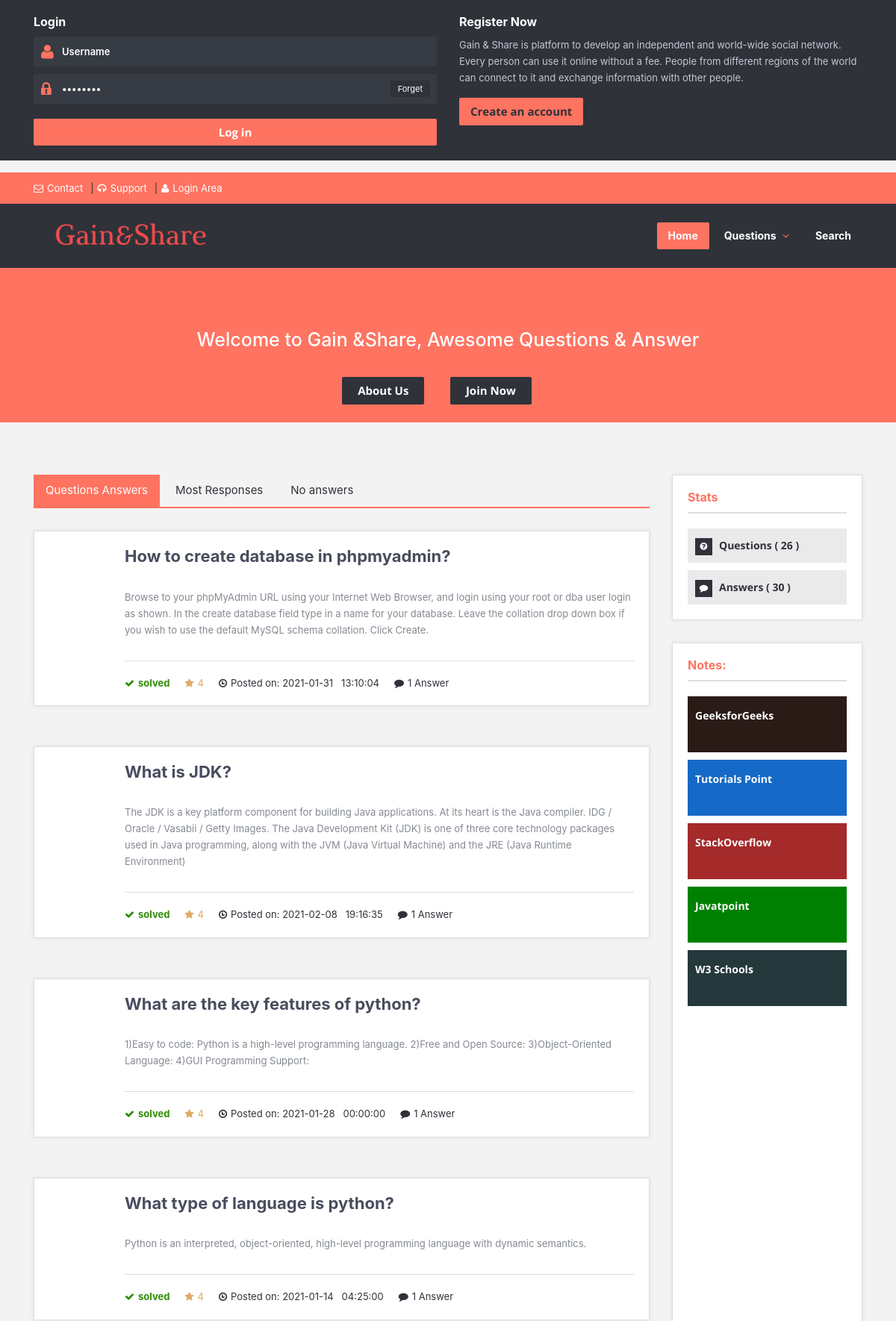
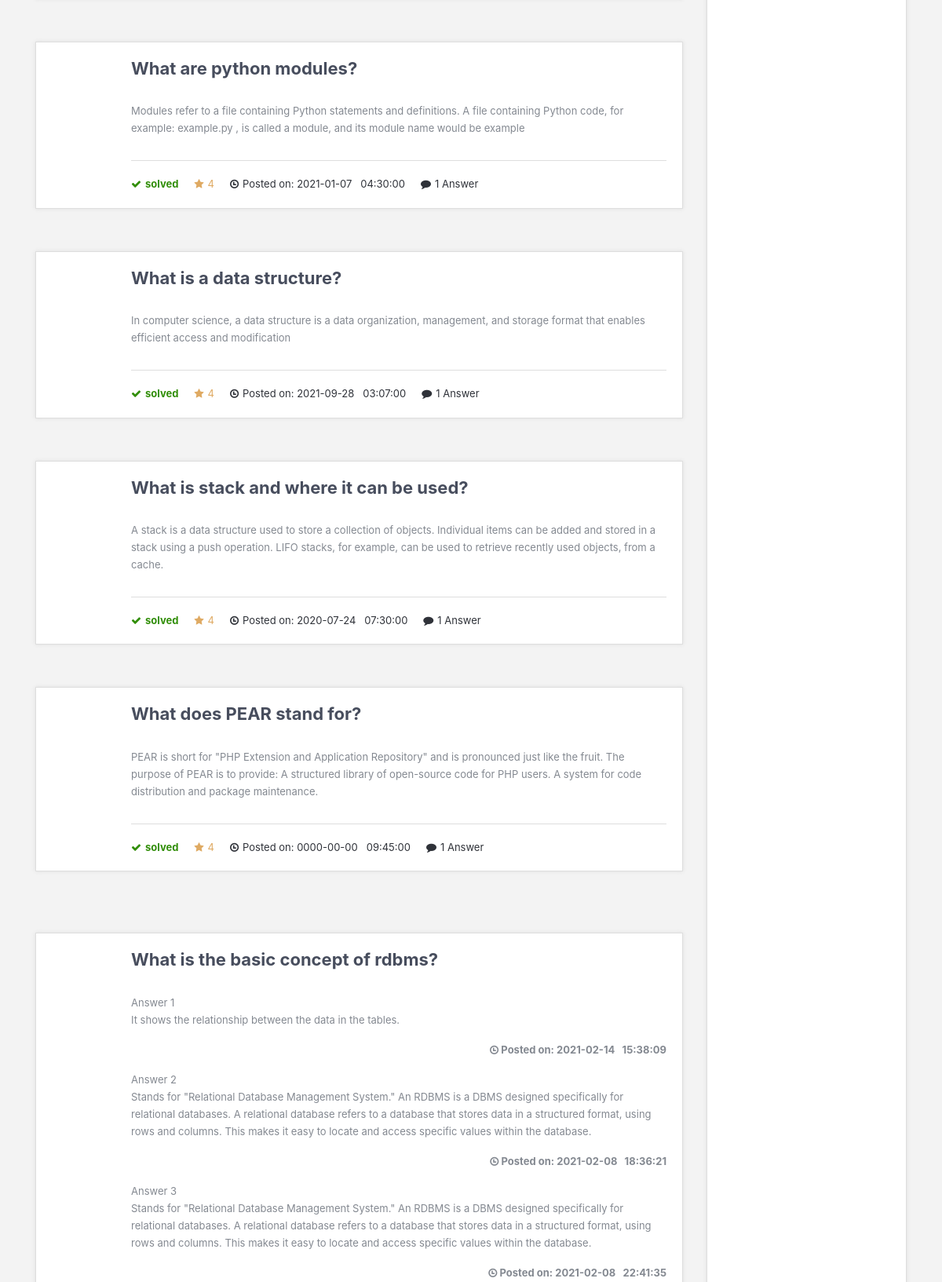
/Gain&Share/home.php (upper part), run on the app's committed database (2 pictures, top to bottom).
### tables this page shows
CREATE TABLE `ans` (
  `aid` int(11) NOT NULL,
  `qid` int(11) NOT NULL,
  `uid` int(11) DEFAULT NULL,
  `adate` date NOT NULL,
  `atime` time NOT NULL,
  `ansq` longtext NOT NULL
);

CREATE TABLE `ques` (
  `qid` int(11) NOT NULL,
  `qname` varchar(50) NOT NULL,
  `category` varchar(50) NOT NULL,
  `qdate` date NOT NULL,
  `qtime` time NOT NULL,
  `qstatus` int(11) NOT NULL DEFAULT '0',
  `qimg` varchar(500) DEFAULT NULL
);

### Gain&Share/home.php (the view, shortened to what this page needs)
<!DOCTYPE html>
<html lang="en">
<head>
	<link rel="stylesheet" href="style.css">
	<link rel="stylesheet" href="css/skins/skins.css">
	<link rel="stylesheet" href="css/responsive.css">
</head>
<body>
<?php include 'header1.php';
?>
	<div class="section-warp ask-me">
		<div class="container clearfix">
			<div class="box_icon box_warp box_no_border box_no_background" box_border="transparent" box_background="transparent" box_color="#FFF">
				<div class="row">
					<div class="col-md-12">
						<marquee><h2>Welcome to Gain &Share, Awesome Questions & Answer </h2></marquee>
						<a class="color button dark_button medium" href="contactus.php" >About Us</a>
						<a class="color button dark_button medium" href="#" >Join Now</a>
						<br>
					</div>
				</div>
			</div>
		</div>
	</div>
	<section class="container main-content">
		<div class="row">
			<div class="col-md-9">
				<div class="tabs-warp question-tab">
		            <ul class="tabs">
		                <li class="tab"><a href="#" class="current">Questions Answers</a></li>
		                <li class="tab"><a href="#">Most Responses</a></li>
		                <li class="tab"><a href="#">No answers</a></li>
		            </ul>
		            <div class="tab-inner-warp">
		            	<?php
				            include 'dbcon.php';
				            $sqlQuery = "SELECT ques.qname,ques.qid, ans.adate,ans.atime,ans.ansq,ques.qstatus FROM ques INNER JOIN ans ON ques.qid=ans.qid WHERE qstatus = 1 AND ques.qid LIMIT 8";
				            $rs = mysqli_query($con,$sqlQuery);
				            while ($result=mysqli_fetch_array($rs))
				            {
				        ?>
						<div class="tab-inner">
							<article class="question question-type-normal">
								<h2>
									<a >
										<?php
				                               echo $result['qname'];
				                        ?>
									</a>
								</h2>
								<div class="question-inner">
									<p class="question-desc">
										<?php
				                                echo $result['ansq'];
				                        ?>
									</p>
									<div class="question-details">
										<span class="question-answered question-answered-done"><i class="icon-ok"></i>solved</span>
										<span class="question-favorite"><i class="icon-star"></i>4</span>
									</div>
									<span class="question-date"><i class="icon-time"></i>Posted on:
                                        <?php
				                                echo $result['adate'];
				                                ?>
				                                <?php
				                                echo $result['atime'];
				                        ?>
									</span>
									<span class="question-comment"><a href="#"><i class="icon-comment"></i>1 Answer</a></span>
									<div class="clearfix"></div>
								</div>
							</article>
							<br/>
		                </div>
		                <?php
						    }
						?>
						<br />
		            </div>
		             <div class="tab-inner-warp">
		            	<?php
				            include 'dbcon.php';
				            $sqlQuery = "SELECT ques.qid,ques.qname,ques.qtime,ques.qdate,ques.qstatus FROM ques INNER JOIN ans ON ques.qid=ans.qid WHERE ques.qstatus > 1 GROUP BY ans.qid";
				            $rs = mysqli_query($con,$sqlQuery);
				            while ($result=mysqli_fetch_array($rs))
				            {
				        ?>
						<div class="tab-inner">
							<article class="question question-type-normal">
								<h2>
									<a >
										<?php
				                               $id=(int)$result['qid'];
				                               echo $result['qname'];
				                        ?>
									</a>
								</h2>
								<div class="question-inner">
									<div class="question-desc">
										<?php
										    $sqlQuery1 = "SELECT ans.ansq,ans.adate,ans.atime FROM ans WHERE ans.qid='".$id."' ORDER BY adate DESC";
										    $rs1 = mysqli_query($con,$sqlQuery1);
										    $no=1;
										    while ($result1=mysqli_fetch_array($rs1))
				                            {
				                        ?>
				                            	<p>
				                            	<?php
				                            	echo "Answer  ";
				                            	echo $no;
				                            	?><br>
				                            	<?php
				                                echo $result1['ansq'];
				                                ?>
				                                </p><b>
				                                <p align="right"><i class="icon-time"></i> Posted on:
				                                <?php
				                                echo $result1['adate'];
                                                ?>
				                                <?php
				                                echo $result1['atime'];
				                                ?></b></p>
				                                <?php
				                                $no++;
				                            }
				                        ?>
                                    </div>
								</div>
							</article>
							<br/>
		                </div>
		                <?php
						    }
						?>
		            </div>
		        </div>
			</div>
			<?php include 'sidepanel.php'; ?>
		<br><br>
	<?php include 'footer.php'; ?>
</body>
</html>

### Gain&Share/css/skins/skins.css (style rules this page uses)
.more:hover,.button.color,.button.black:hover,.go-up,.widget_portfolio .portfolio-widget-item:hover .portfolio_img:before,.popular_posts .popular_img:hover a:before,.widget_flickr a:hover:before,.widget_highest_points .author-img a:hover:before,.question-author-img:hover span,.pagination a:hover,.pagination span:hover,.pagination span.current,.about-author .author-image a:hover:before,.question-comments a,.flex-direction-nav li a:hover,.button.dark_button.color:hover,.table-style-2 thead th,.progressbar-percent,.carousel-arrow a:hover,.box_icon:hover .icon_circle,.box_icon:hover .icon_soft_r,.box_icon:hover .icon_square,.bg_default,.box_warp_colored,.box_warp_hover:hover,.post .boxedtitle i,.single-question-title i,.question-type,.post-type,.social_icon a,.page-content .boxedtitle,.main-content .boxedtitle,.flex-caption h2,.flex-control-nav li a.flex-active,.bxslider-overlay:before,.navigation ul li ul li:hover > a,.navigation ul li ul li.current_page_item > a,#header-top,.navigation > ul > li:hover > a,.navigation > ul > li.current_page_item > a,.ask-me,.breadcrumbs,#footer-bottom .social_icons ul li a:hover,.widget_tag_cloud a:hover,input[type="checkbox"],.login-password a:hover,.tab a.current,.question-type-main,.question-report:hover,.load-questions,.del-poll-li:hover,.styled-select::before,.fileinputs span,.post .post-type,.divider span,.widget_menu li.current_page_item a,.accordion .accordion-title.active a,.tab-inner-warp,.navigation_mobile_click:before { background-color: #ff7361; }
p a,li a, a:hover,.button.normal:hover,span.color,#footer a:hover,.widget a:hover,.question h3 a:hover,.boxedtitle h1 a:hover,.boxedtitle h2 a:hover,.boxedtitle h3 a:hover,.boxedtitle h4 a:hover,.boxedtitle h5 a:hover,.boxedtitle h6 a:hover,.box_icon:hover span i,.color_default,.navigation_mobile > ul a:hover,.navigation_mobile > ul li ul li:hover:before,.post .post-meta .meta-author a:hover,.post .post-meta .meta-categories a:hover,.post .post-meta .meta-comment a:hover,.question h2 a:hover,.question-category a:hover,.question-reply:hover i,.question-category a:hover i,.question-comment a:hover,.question-comment a:hover i,.question-reply:hover,.post .post-meta .meta-author:hover a,.post .post-meta .meta-author:hover i,.post .post-meta .meta-categories:hover a,.post .post-meta .meta-categories:hover i,.post .post-meta .meta-comment:hover a,.post .post-meta .meta-comment:hover i,.post-title a:hover,.question-tags a,.question .question-type,.comment-author a:hover,.comment-reply:hover,.user-profile-widget li a:hover,.taglist .tag a.delete:before,.form-style p span.color,.post-tags,.post-tags a,.related-posts li a:hover,#footer.footer_light_top .related-posts li a:hover,.share-inside,.share-inside-warp ul li a:hover,.user-points .question-vote-result,.navigation > ul > li > a > .menu-nav-arrow,#footer-bottom a,.widget h3.widget_title,#footer .related-item span,.widget_twitter ul li:before,#footer .widget_twitter .tweet_time a,.widget_highest_points li h6 a,#footer .widget_contact ul li span,.rememberme label,.login-text i,.login-password i,.question-tags,.question-tags i,.panel-pop h2,input[type="text"],input[type="password"],input[type="email"],textarea,select,.panel-pop p,.main-content .page-content .boxedtitle.page-title h2,.fakefile button,.login p,.login h2,.contact-us h2,.share-inside i,#related-posts h2,.comment-reply,.post-title,.post-title a,.user-profile h2,.stats-head,.block-stats-1,.block-stats-2,.block-stats-3,.block-stats-4,.user-question h3 a,.icon_shortcode .ul_icons li,.testimonial-client span,.box_icon h1,.box_icon h2,.box_icon h3,.box_icon h4,.box_icon h5,.box_icon h6,.widget_contact ul li i,#footer.footer_light_top .widget a:hover { color: #ff7361; }
.tabs { border-bottom-color: #ff7361; }
.tab a.current { border-top-color: #ff7361; }

### Gain&Share/css/responsive.css (style rules this page uses)
@media (min-width: 1200px) { .grid_1200 .ask-me .col-md-12 { padding-top: 51px; } }

### data on the page
ans: qid.qname "How to create database in phpmyadmin?", ansq "Browse to your phpMyAdmin URL using your Internet Web Browser, and login using your root or dba user login as shown. In the create database field type in a name for your database. Leave the collation drop down box if you wish to use the default MySQL schema collation. Click Create.", adate "2021-01-31", atime "13:10:04"
ans: qid.qname "What is JDK?", ansq "The JDK is a key platform component for building Java applications. At its heart is the Java compiler. IDG / Oracle / Vasabii / Getty Images. The Java Development Kit (JDK) is one of three core technology packages used in Java programming, along with the JVM (Java Virtual Machine) and the JRE (Java Runtime Environment)", adate "2021-02-08", atime "19:16:35"
ans: qid.qname "What are the key features of python?", ansq "1)Easy to code: Python is a high-level programming language. 2)Free and Open Source: 3)Object-Oriented Language: 4)GUI Programming Support:", adate "2021-01-28", atime "00:00:00"
ans: qid.qname "What type of language is python?", ansq "Python is an interpreted, object-oriented, high-level programming language with dynamic semantics.", adate "2021-01-14", atime "04:25:00"
ans: qid.qname "What are python modules?", ansq "Modules refer to a file containing Python statements and definitions. A file containing Python code, for example: example.py , is called a module, and its module name would be example", adate "2021-01-07", atime "04:30:00"
ans: qid.qname "What is a data structure?", ansq "In computer science, a data structure is a data organization, management, and storage format that enables efficient access and modification", adate "2021-09-28", atime "03:07:00"
ans: qid.qname "What is stack and where it can be used?", ansq "A stack is a data structure used to store a collection of objects. Individual items can be added and stored in a stack using a push operation. LIFO stacks, for example, can be used to retrieve recently used objects, from a cache.", adate "2020-07-24", atime "07:30:00"
ans: qid.qname "What does PEAR stand for?", ansq "PEAR is short for \"PHP Extension and Application Repository\" and is pronounced just like the fruit. The purpose of PEAR is to provide: A structured library of open-source code for PHP users. A system for code distribution and package maintenance.", adate "0000-00-00", atime "09:45:00"
ques: qname "What is the basic concept of rdbms?"
ans: ansq "It shows the relationship between the data in the tables.", adate "2021-02-14", atime "15:38:09"
ans: ansq "Stands for \"Relational Database Management System.\" An RDBMS is a DBMS designed specifically for relational databases. A relational database refers to a database that stores data in a structured format, using rows and columns. This makes it easy to locate and access specific values within the database.", adate "2021-02-08", atime "18:36:21"
ans: ansq "Stands for \"Relational Database Management System.\" An RDBMS is a DBMS designed specifically for relational databases. A relational database refers to a database that stores data in a structured format, using rows and columns. This makes it easy to locate and access specific values within the database.", adate "2021-02-08", atime "22:41:35"

### other printed values
$num_rows "26"
$num_rows "30"
